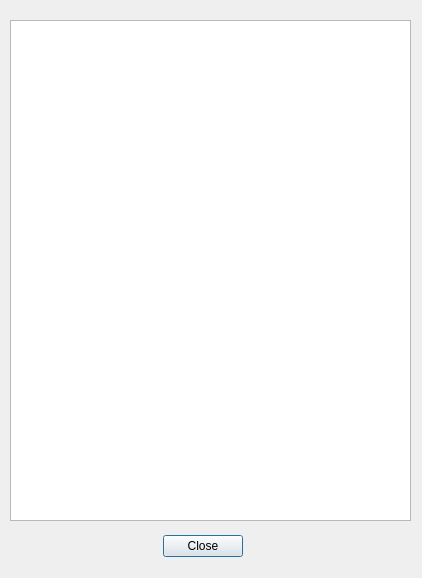
<?xml version="1.0" encoding="UTF-8"?>
<ui version="4.0">
 <class>about</class>
 <widget class="QDialog" name="about">
  <property name="geometry">
   <rect>
    <x>0</x>
    <y>0</y>
    <width>422</width>
    <height>578</height>
   </rect>
  </property>
  <property name="minimumSize">
   <size>
    <width>422</width>
    <height>578</height>
   </size>
  </property>
  <property name="maximumSize">
   <size>
    <width>422</width>
    <height>578</height>
   </size>
  </property>
  <property name="windowTitle">
   <string>clusterpy_light</string>
  </property>
  <widget class="QDialogButtonBox" name="buttonBox">
   <property name="geometry">
    <rect>
     <x>120</x>
     <y>530</y>
     <width>166</width>
     <height>33</height>
    </rect>
   </property>
   <property name="orientation">
    <enum>Qt::Horizontal</enum>
   </property>
   <property name="standardButtons">
    <set>QDialogButtonBox::Close</set>
   </property>
   <property name="centerButtons">
    <bool>true</bool>
   </property>
  </widget>
  <widget class="QTextBrowser" name="help_browser">
   <property name="geometry">
    <rect>
     <x>10</x>
     <y>20</y>
     <width>401</width>
     <height>501</height>
    </rect>
   </property>
   <property name="html">
    <string notr="true">&lt;!DOCTYPE HTML PUBLIC &quot;-//W3C//DTD HTML 4.0//EN&quot; &quot;http://www.w3.org/TR/REC-html40/strict.dtd&quot;&gt;
&lt;html&gt;&lt;head&gt;&lt;meta name=&quot;qrichtext&quot; content=&quot;1&quot; /&gt;&lt;style type=&quot;text/css&quot;&gt;
p, li { white-space: pre-wrap; }
&lt;/style&gt;&lt;/head&gt;&lt;body style=&quot; font-family:'Sans Serif'; font-size:9pt; font-weight:400; font-style:normal;&quot;&gt;
&lt;p style=&quot;-qt-paragraph-type:empty; margin-top:0px; margin-bottom:0px; margin-left:0px; margin-right:0px; -qt-block-indent:0; text-indent:0px;&quot;&gt;&lt;br /&gt;&lt;/p&gt;&lt;/body&gt;&lt;/html&gt;</string>
   </property>
   <property name="acceptRichText">
    <bool>false</bool>
   </property>
   <property name="openExternalLinks">
    <bool>true</bool>
   </property>
  </widget>
 </widget>
 <resources/>
 <connections>
  <connection>
   <sender>buttonBox</sender>
   <signal>accepted()</signal>
   <receiver>about</receiver>
   <slot>accept()</slot>
   <hints>
    <hint type="sourcelabel">
     <x>248</x>
     <y>254</y>
    </hint>
    <hint type="destinationlabel">
     <x>157</x>
     <y>274</y>
    </hint>
   </hints>
  </connection>
  <connection>
   <sender>buttonBox</sender>
   <signal>rejected()</signal>
   <receiver>about</receiver>
   <slot>reject()</slot>
   <hints>
    <hint type="sourcelabel">
     <x>316</x>
     <y>260</y>
    </hint>
    <hint type="destinationlabel">
     <x>286</x>
     <y>274</y>
    </hint>
   </hints>
  </connection>
 </connections>
</ui>
